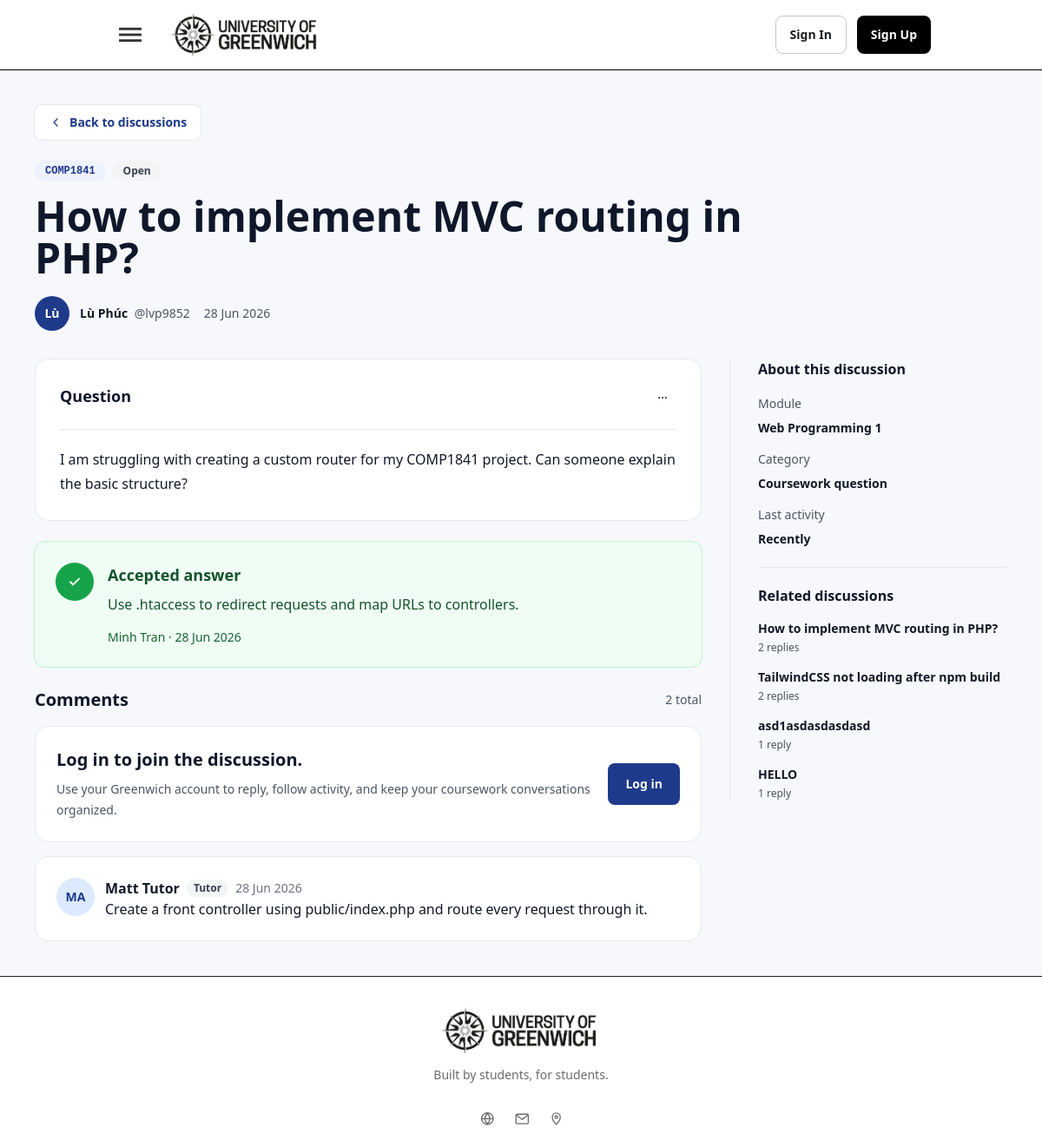
Screenshot of /discussions/1/how-to-implement-mvc-routing-in-php with the database file from the repository.
### tables this page shows
CREATE TABLE `posts` (
  `id` int(11) NOT NULL AUTO_INCREMENT,
  `title` varchar(255) NOT NULL,
  `slug` varchar(255) DEFAULT NULL,
  `content` text NOT NULL,
  `status` enum('open','solved') DEFAULT 'open',
  `view_count` int(11) NOT NULL DEFAULT 0,
  `user_id` int(11) NOT NULL,
  `module_id` int(11) NOT NULL,
  `created_at` timestamp NOT NULL DEFAULT current_timestamp(),
  `updated_at` timestamp NULL DEFAULT NULL,
  `deleted_at` timestamp NULL DEFAULT NULL,
  PRIMARY KEY (`id`),
  UNIQUE KEY `slug` (`slug`),
  KEY `fk_posts_user` (`user_id`),
  KEY `fk_posts_module` (`module_id`),
  CONSTRAINT `fk_posts_module` FOREIGN KEY (`module_id`) REFERENCES `modules` (`id`) ON DELETE CASCADE,
  CONSTRAINT `fk_posts_user` FOREIGN KEY (`user_id`) REFERENCES `users` (`id`) ON DELETE CASCADE
);

CREATE TABLE `modules` (
  `id` int(11) NOT NULL AUTO_INCREMENT,
  `module_code` varchar(20) NOT NULL,
  `module_name` varchar(150) NOT NULL,
  `description` text DEFAULT NULL,
  `created_at` timestamp NOT NULL DEFAULT current_timestamp(),
  `updated_at` timestamp NULL DEFAULT NULL,
  PRIMARY KEY (`id`),
  UNIQUE KEY `module_code` (`module_code`)
);

CREATE TABLE `replies` (
  `id` int(11) NOT NULL AUTO_INCREMENT,
  `post_id` int(11) NOT NULL,
  `parent_reply_id` int(11) DEFAULT NULL,
  `user_id` int(11) NOT NULL,
  `content` text NOT NULL,
  `is_accepted` tinyint(1) DEFAULT 0,
  `created_at` timestamp NOT NULL DEFAULT current_timestamp(),
  `updated_at` timestamp NULL DEFAULT NULL,
  `deleted_at` timestamp NULL DEFAULT NULL,
  PRIMARY KEY (`id`),
  KEY `fk_replies_post` (`post_id`),
  KEY `fk_replies_user` (`user_id`),
  KEY `fk_replies_parent` (`parent_reply_id`),
  CONSTRAINT `fk_replies_parent` FOREIGN KEY (`parent_reply_id`) REFERENCES `replies` (`id`) ON DELETE SET NULL,
  CONSTRAINT `fk_replies_post` FOREIGN KEY (`post_id`) REFERENCES `posts` (`id`) ON DELETE CASCADE,
  CONSTRAINT `fk_replies_user` FOREIGN KEY (`user_id`) REFERENCES `users` (`id`) ON DELETE CASCADE
);

### app/Views/discussions/show.php (the view, shortened to what the rows shown need)
<section class="box-border min-h-screen bg-[#F7F8FB] px-4 py-8 font-sans text-[#111827] sm:px-6 lg:px-10 lg:py-10">
    <div class="mx-auto flex max-w-[1180px] flex-col gap-8">
        <header class="max-w-4xl">
            <a href="<?= htmlspecialchars($discussion['back_url'], ENT_QUOTES, 'UTF-8') ?>"
                class="inline-flex min-h-10 items-center gap-2 rounded-lg bg-white px-4 text-sm font-semibold text-[#1E3A8A] ring-1 ring-[#E5E7EB] transition duration-200 hover:bg-[#EEF2FF] focus-visible:outline-2 focus-visible:outline-offset-2 focus-visible:outline-[#1E3A8A]">
                <svg viewBox="0 0 20 20" class="size-4 shrink-0" fill="none" aria-hidden="true">
                    <path d="M12.5 5 7.5 10l5 5" stroke="currentColor" stroke-width="1.7" stroke-linecap="round"
                        stroke-linejoin="round" />
                </svg>
                Back to discussions
            </a>
            <div class="mt-6 flex flex-wrap gap-2">
                <a href="<?= htmlspecialchars($discussion['module_url'], ENT_QUOTES, 'UTF-8') ?>"
                    class="inline-flex max-w-full items-center rounded-full bg-[#EEF2FF] px-3 py-1 font-mono text-xs font-semibold text-[#1E3A8A] transition duration-200 hover:bg-[#DBEAFE] focus-visible:outline-2 focus-visible:outline-offset-2 focus-visible:outline-[#1E3A8A]">
                    <span
                        class="truncate"><?= htmlspecialchars($discussion['module'], ENT_QUOTES, 'UTF-8') ?></span>
                </a>
                <span
                    class="inline-flex items-center gap-1 rounded-full px-3 py-1 text-xs font-semibold <?= $discussion['status_tone'] === 'green' ? 'bg-[#DCFCE7] text-[#166534]' : 'bg-[#F3F4F6] text-[#374151]' ?>">
                </span>
            </div>
            <h1 class="mt-4 text-3xl font-semibold text-[#0F172A] sm:text-5xl" dir="auto">
                <?= htmlspecialchars($discussion['title'], ENT_QUOTES, 'UTF-8') ?>
            </h1>
            <div class="mt-5 flex flex-wrap items-center gap-4 text-sm text-[#4B5563]">
                <span class="inline-flex min-w-0 items-center gap-3">
                </span>
                <span><?= htmlspecialchars($discussion['created_at'], ENT_QUOTES, 'UTF-8') ?></span>
            </div>
        </header>
        <div class="grid gap-8 lg:grid-cols-[minmax(0,1fr)_320px]">
            <div class="flex min-w-0 flex-col gap-6">
                <article class="bg-white p-5 rounded-2xl sm:p-7 border border-gray-200"
                    aria-labelledby="question-content-heading">
                    <div class="flex justify-between pb-5 border-b border-gray-200">
                        <h2 id="question-content-heading" class="text-lg font-semibold text-[#0F172A]">Question</h2>
                    </div>
                </article>
                <?php if ($acceptedReply !== null): ?>
                <section id="reply-<?= htmlspecialchars($acceptedReply['id'], ENT_QUOTES, 'UTF-8') ?>"
                    class="rounded-xl bg-[#F0FDF4] p-5 ring-1 ring-[#BBF7D0] sm:p-6"
                    aria-labelledby="accepted-answer-heading">
                    <div class="flex items-start gap-4">
                        <span
                            class="flex size-11 shrink-0 items-center justify-center rounded-full bg-[#16A34A] text-white"
                            aria-hidden="true">
                            <svg viewBox="0 0 20 20" class="size-5" fill="none">
                                <path d="m5 10.3 3.1 3.1L15 6.6" stroke="currentColor" stroke-width="2"
                                    stroke-linecap="round" stroke-linejoin="round" />
                            </svg>
                        </span>
                        <div class="min-w-0 flex-1">
                            <div class="flex flex-wrap items-start justify-between gap-3">
                                <h2 id="accepted-answer-heading" class="text-lg font-semibold text-[#14532D]">
                                    Accepted
                                    answer</h2>
                            </div>
                            <p class="mt-2 text-base text-[#14532D] " dir="auto">
                                <?= htmlspecialchars($acceptedReply['content'], ENT_QUOTES, 'UTF-8') ?>
                            </p>
                            <p class="mt-4 text-sm font-medium text-[#166534]">
                                <?= htmlspecialchars($acceptedReply['author'], ENT_QUOTES, 'UTF-8') ?>
                                &middot;
                                <?= htmlspecialchars($acceptedReply['created_at'], ENT_QUOTES, 'UTF-8') ?>
                            </p>
                        </div>
                    </div>
                </section>
                <?php endif; ?>
                <section class="flex flex-col gap-4" id="replies" aria-labelledby="replies-heading">
                    <div class="flex items-center justify-between gap-3">
                        <h2 id="replies-heading" class="text-xl font-semibold text-[#0F172A]">Comments</h2>
                    </div>
                    <section id="reply-editor" class="rounded-2xl border border-[#e6e8ec] bg-white p-5 sm:p-6"
                        aria-labelledby="reply-editor-heading">
                        <?php if ($isLoggedIn): ?>
                        <h2 id="reply-editor-heading" class="text-lg font-semibold text-[#0F172A]">Add a comment</h2>
                        <?php if (!empty($replyErrors['general'])): ?>
                        <div class="mt-4 rounded-2xl border border-[#FECACA] bg-[#FEF2F2] py-3 text-sm leading-6 text-[#991B1B]"
                            role="alert">
                            <?= htmlspecialchars($replyErrors['general'], ENT_QUOTES, 'UTF-8') ?>
                        </div>
                        <?php endif; ?>
                        <form action="<?= BASE_URL ?>/discussions/reply" method="post" enctype="multipart/form-data"
                            class="mt-4 grid gap-3">
                            <input type="hidden" name="_csrf_token"
                                value="<?= htmlspecialchars($csrfToken, ENT_QUOTES, 'UTF-8') ?>">
                            <input type="hidden" name="post_id"
                                value="<?= htmlspecialchars($discussion['id'], ENT_QUOTES, 'UTF-8') ?>">
                            <input id="reply-parent-id" type="hidden" name="parent_reply_id" value="">
                            <input type="hidden" name="slug"
                                value="<?= htmlspecialchars($discussion['slug'], ENT_QUOTES, 'UTF-8') ?>">
                            <div id="reply-parent-preview"
                                class="hidden items-center justify-between gap-3 rounded-lg bg-[#EEF2FF] px-4 py-3 text-sm text-[#1E3A8A]"
                                data-reply-parent-preview>
                                <span class="font-semibold">Replying to @<span data-replying-to-username></span></span>
                                <button type="button"
                                    class="inline-flex min-h-8 items-center rounded-md px-2 text-sm font-semibold text-[#1E3A8A] transition duration-150 hover:bg-white focus-visible:outline-2 focus-visible:outline-offset-2 focus-visible:outline-[#1E3A8A]"
                                    data-clear-reply-target>
                                    Cancel
                                </button>
                            </div>
                            <?php
                                $contentInputType = 'comment';
                                $contentInputValue = (string) ($replyOld['content'] ?? '');
                                $contentInputErrors = $replyErrors;
                                require ROOT_PATH . '/app/Views/partials/content_input.php';
                            ?>
                        </form>
                        <?php else: ?>
                        <div class="grid gap-4 sm:grid-cols-[minmax(0,1fr)_auto] sm:items-center">
                            <div>
                                <h2 id="reply-editor-heading" class="text-xl font-semibold text-[#0F172A]">Log in to
                                    join
                                    the discussion.</h2>
                            </div>
                        </div>
                        <?php endif; ?>
                    </section>
                    <?php if (!empty($replies)): ?>
                    <?php foreach ($replies as $reply): ?>
                    <article id="reply-<?= htmlspecialchars($reply['id'], ENT_QUOTES, 'UTF-8') ?>"
                        class="flex gap-3 rounded-2xl border border-[#e6e8ec] bg-white p-5 sm:p-6">
                        <?php if (!empty($reply['avatar_url'])): ?>
                            <img src="<?= htmlspecialchars($reply['avatar_url'], ENT_QUOTES, 'UTF-8') ?>"
                                alt="<?= htmlspecialchars($reply['author'] . ' avatar', ENT_QUOTES, 'UTF-8') ?>"
                                class="size-11 shrink-0 rounded-full object-cover">
                        <?php else: ?>
                            <span
                                class="flex size-11 shrink-0 items-center justify-center rounded-full bg-[#DBEAFE] text-sm font-semibold text-[#1E3A8A]"
                                aria-hidden="true">
                                <?= htmlspecialchars($reply['avatar'], ENT_QUOTES, 'UTF-8') ?>
                            </span>
                        <?php endif; ?>
                        <div class="w-full">
                            <div class="flex flex-wrap items-start justify-between gap-3">
                                <div class="flex flex-wrap items-center gap-x-2 gap-y-1">
                                    <h3 class="font-semibold text-[#111827] " dir="auto">
                                        <?= htmlspecialchars($reply['author'], ENT_QUOTES, 'UTF-8') ?>
                                    </h3>
                                    <span
                                        class="rounded-full bg-[#F3F4F6] px-2 py-0.5 text-xs font-semibold text-[#374151]">
                                        <?= htmlspecialchars($reply['role'], ENT_QUOTES, 'UTF-8') ?>
                                    </span>
                                    <span class="text-sm text-[#6B7280]">
                                        <?= htmlspecialchars($reply['created_at'], ENT_QUOTES, 'UTF-8') ?>
                                    </span>
                                </div>
                            </div>
                            <p class="text-base text-[#111827] " dir="auto">
                                <?= htmlspecialchars($reply['content'], ENT_QUOTES, 'UTF-8') ?></p>
                        </div>
                    </article>
                    <?php endforeach; ?>
                    <?php endif; ?>
                </section>
            </div>
            <aside class="flex flex-col border-[#e6e8ec] lg:sticky lg:top-28 lg:self-start lg:border-l lg:pl-8"
                aria-label="Discussion sidebar">
                <section class="border-b border-[#e6e8ec] pb-5" aria-labelledby="about-discussion-heading">
                    <h2 id="about-discussion-heading" class="text-base font-semibold text-[#0F172A]">About this
                        discussion</h2>
                    <dl class="mt-4 grid gap-3 text-sm leading-6">
                        <div>
                            <dt class="font-medium text-[#4B5563]">Module</dt>
                            <dd class="mt-1 font-semibold text-[#111827] ">
                                <?= htmlspecialchars($discussion['module_name'], ENT_QUOTES, 'UTF-8') ?>
                            </dd>
                        </div>
                    </dl>
                </section>
                <section class="pt-5" aria-labelledby="related-discussions-heading">
                    <h2 id="related-discussions-heading" class="text-base font-semibold text-[#0F172A]">Related
                        discussions</h2>
                    <div class="mt-4 grid gap-4">
                        <?php if (!empty($relatedDiscussions)): ?>
                        <?php foreach ($relatedDiscussions as $related): ?>
                        <a href="<?= htmlspecialchars($related['url'], ENT_QUOTES, 'UTF-8') ?>"
                            class="block rounded-md transition duration-200 hover:text-[#1E3A8A] focus-visible:outline-2 focus-visible:outline-offset-2 focus-visible:outline-[#1E3A8A]">
                            <span class="block text-sm font-semibold leading-5 text-[#111827] " dir="auto">
                                <?= htmlspecialchars($related['title'], ENT_QUOTES, 'UTF-8') ?>
                            </span>
                            <span class="mt-1 block text-xs font-medium text-[#4B5563]">
                                <?= htmlspecialchars($related['replies'], ENT_QUOTES, 'UTF-8') ?>
                                <?= $related['replies'] === 1 ? 'reply' : 'replies' ?>
                            </span>
                        </a>
                        <?php endforeach; ?>
                        <?php else: ?>
                        <p class="text-sm leading-6 text-[#4B5563]">Similar questions will appear as more
                            discussions
                            become active.</p>
                        <?php endif; ?>
                    </div>
                </section>
            </aside>
        </div>
    </div>
</section>

### rows the page displays
posts: module.module_code "COMP1841", title "How to implement MVC routing in PHP?", module.module_name "Web Programming 1", replies "2"
replies: content "Use .htaccess to redirect requests and map URLs to controllers."
replies: avatar "MA", author "Matt Tutor", role "Tutor", created_at "28 Jun 2026", content "Create a front controller using public/index.php and route every request through it."
posts: title "TailwindCSS not loading after npm build", replies "2"
posts: title "asd1asdasdasdasd", replies "1", shows "reply"
posts: title "HELLO", replies "1", shows "reply"

### other values shown
$discussion['status'] "Open"
$discussion['avatar'] "Lù"
$discussion['author'] "Lù Phúc"
$discussion['author_handle'] "@lvp9852"
$discussion['created_at'] "28 Jun 2026"
$segmentContent "I am struggling with creating a custom router for my COMP1841 project. Can someone explain the basic structure?"
$acceptedReply['author'] "Minh Tran"
$acceptedReply['created_at'] "28 Jun 2026"
$discussion['replies'] "2"
$discussion['updated_at'] "Recently"
